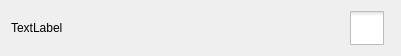
<?xml version="1.0" encoding="UTF-8"?>
<ui version="4.0">
 <class>SettingsItem</class>
 <widget class="QWidget" name="SettingsItem">
  <property name="geometry">
   <rect>
    <x>0</x>
    <y>0</y>
    <width>401</width>
    <height>41</height>
   </rect>
  </property>
  <property name="windowTitle">
   <string>Form</string>
  </property>
  <layout class="QHBoxLayout" name="horizontalLayout">
   <item>
    <widget class="QLabel" name="name">
     <property name="text">
      <string>TextLabel</string>
     </property>
    </widget>
   </item>
   <item>
    <spacer name="horizontalSpacer">
     <property name="orientation">
      <enum>Qt::Horizontal</enum>
     </property>
     <property name="sizeHint" stdset="0">
      <size>
       <width>279</width>
       <height>20</height>
      </size>
     </property>
    </spacer>
   </item>
   <item>
    <widget class="QCheckBox" name="switch_2">
     <property name="styleSheet">
      <string notr="true">QCheckBox{}

QCheckBox::indicator
{
    width: 34px;
    height:34px;
}

QCheckBox::indicator:checked{
image: url(:/icons/widgets/times_icon/start_bot.png);
}

QCheckBox::indicator:unchecked{
image: url(:/icons/widgets/times_icon/stop_bot.png);
}</string>
     </property>
     <property name="text">
      <string/>
     </property>
    </widget>
   </item>
  </layout>
 </widget>
 <resources/>
 <connections/>
</ui>
